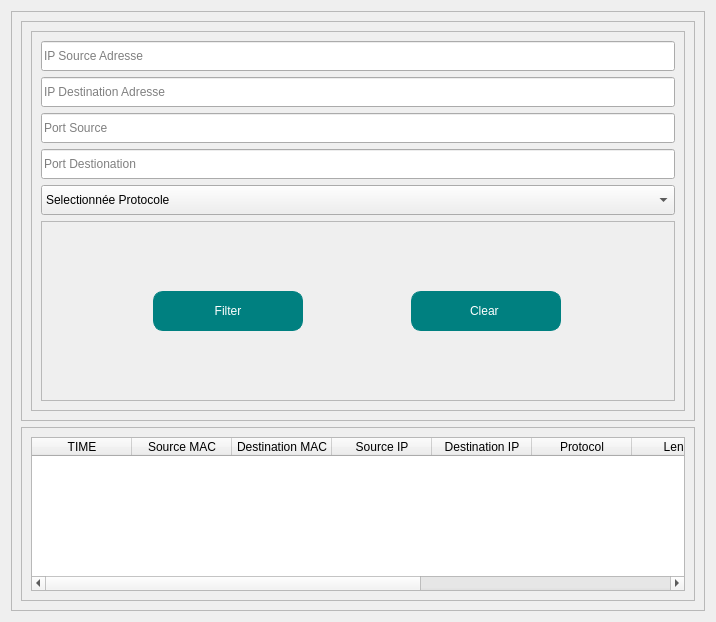
                              <widget class="QWidget" name="scrollAreaWidgetContents_2">
                               <property name="geometry">
                                <rect>
                                 <x>0</x>
                                 <y>0</y>
                                 <width>716</width>
                                 <height>622</height>
                                </rect>
                               </property>
                               <layout class="QVBoxLayout" name="verticalLayout_31">
                                <item>
                                 <widget class="QFrame" name="frame_30">
                                  <property name="minimumSize">
                                   <size>
                                    <width>0</width>
                                    <height>600</height>
                                   </size>
                                  </property>
                                  <property name="frameShape">
                                   <enum>QFrame::StyledPanel</enum>
                                  </property>
                                  <property name="frameShadow">
                                   <enum>QFrame::Raised</enum>
                                  </property>
                                  <layout class="QVBoxLayout" name="verticalLayout_35">
                                   <item>
                                    <widget class="QFrame" name="frame_31">
                                     <property name="minimumSize">
                                      <size>
                                       <width>0</width>
                                       <height>400</height>
                                      </size>
                                     </property>
                                     <property name="frameShape">
                                      <enum>QFrame::StyledPanel</enum>
                                     </property>
                                     <property name="frameShadow">
                                      <enum>QFrame::Raised</enum>
                                     </property>
                                     <layout class="QVBoxLayout" name="verticalLayout_36">
                                      <item>
                                       <widget class="QFrame" name="frame_33">
                                        <property name="minimumSize">
                                         <size>
                                          <width>0</width>
                                          <height>200</height>
                                         </size>
                                        </property>
                                        <property name="frameShape">
                                         <enum>QFrame::StyledPanel</enum>
                                        </property>
                                        <property name="frameShadow">
                                         <enum>QFrame::Raised</enum>
                                        </property>
                                        <layout class="QVBoxLayout" name="verticalLayout_37">
                                         <item>
                                          <widget class="QLineEdit" name="ip_src">
                                           <property name="minimumSize">
                                            <size>
                                             <width>150</width>
                                             <height>30</height>
                                            </size>
                                           </property>
                                           <property name="text">
                                            <string/>
                                           </property>
                                           <property name="placeholderText">
                                            <string>IP Source Adresse</string>
                                           </property>
                                          </widget>
                                         </item>
                                         <item>
                                          <widget class="QLineEdit" name="ip_dest">
                                           <property name="minimumSize">
                                            <size>
                                             <width>150</width>
                                             <height>30</height>
                                            </size>
                                           </property>
                                           <property name="placeholderText">
                                            <string>IP Destination Adresse</string>
                                           </property>
                                          </widget>
                                         </item>
                                         <item>
                                          <widget class="QLineEdit" name="port_src">
                                           <property name="minimumSize">
                                            <size>
                                             <width>150</width>
                                             <height>30</height>
                                            </size>
                                           </property>
                                           <property name="placeholderText">
                                            <string>Port Source</string>
                                           </property>
                                          </widget>
                                         </item>
                                         <item>
                                          <widget class="QLineEdit" name="port_dest">
                                           <property name="minimumSize">
                                            <size>
                                             <width>0</width>
                                             <height>30</height>
                                            </size>
                                           </property>
                                           <property name="placeholderText">
                                            <string>Port Destionation</string>
                                           </property>
                                          </widget>
                                         </item>
                                         <item>
                                          <widget class="QComboBox" name="protocol">
                                           <property name="minimumSize">
                                            <size>
                                             <width>0</width>
                                             <height>30</height>
                                            </size>
                                           </property>
                                           <item>
                                            <property name="text">
                                             <string>Selectionnée Protocole</string>
                                            </property>
                                           </item>
                                           <item>
                                            <property name="text">
                                             <string>UDP</string>
                                            </property>
                                           </item>
                                           <item>
                                            <property name="text">
                                             <string>TCP</string>
                                            </property>
                                           </item>
                                           <item>
                                            <property name="text">
                                             <string>ICMP</string>
                                            </property>
                                           </item>
                                           <item>
                                            <property name="text">
                                             <string>ARP</string>
                                            </property>
                                           </item>
                                           <item>
                                            <property name="text">
                                             <string>IPV4</string>
                                            </property>
                                           </item>
                                           <item>
                                            <property name="text">
                                             <string>IPV6</string>
                                            </property>
                                           </item>
                                          </widget>
                                         </item>
                                         <item>
                                          <widget class="QFrame" name="frame_12">
                                           <property name="frameShape">
                                            <enum>QFrame::StyledPanel</enum>
                                           </property>
                                           <property name="frameShadow">
                                            <enum>QFrame::Raised</enum>
                                           </property>
                                           <layout class="QHBoxLayout" name="horizontalLayout_23">
                                            <item>
                                             <widget class="QPushButton" name="start_filter">
                                              <property name="minimumSize">
                                               <size>
                                                <width>120</width>
                                                <height>40</height>
                                               </size>
                                              </property>
                                              <property name="maximumSize">
                                               <size>
                                                <width>150</width>
                                                <height>16777215</height>
                                               </size>
                                              </property>
                                              <property name="styleSheet">
                                               <string notr="true">border-radius:10px;
border: 1px solid #008080;
background-color: #008080;
color: #ffffff;</string>
                                              </property>
                                              <property name="text">
                                               <string>Filter</string>
                                              </property>
                                             </widget>
                                            </item>
                                            <item>
                                             <widget class="QPushButton" name="clear_filter_button">
                                              <property name="minimumSize">
                                               <size>
                                                <width>120</width>
                                                <height>40</height>
                                               </size>
                                              </property>
                                              <property name="maximumSize">
                                               <size>
                                                <width>150</width>
                                                <height>16777215</height>
                                               </size>
                                              </property>
                                              <property name="styleSheet">
                                               <string notr="true">border-radius:10px;
border: 1px solid #008080;
background-color: #008080;
color: #ffffff;</string>
                                              </property>
                                              <property name="text">
                                               <string>Clear </string>
                                              </property>
                                             </widget>
                                            </item>
                                           </layout>
                                          </widget>
                                         </item>
                                        </layout>
                                       </widget>
                                      </item>
                                     </layout>
                                    </widget>
                                   </item>
                                   <item>
                                    <widget class="QFrame" name="frame_34">
                                     <property name="frameShape">
                                      <enum>QFrame::StyledPanel</enum>
                                     </property>
                                     <property name="frameShadow">
                                      <enum>QFrame::Raised</enum>
                                     </property>
                                     <layout class="QVBoxLayout" name="verticalLayout_27">
                                      <item>
                                       <widget class="QTableWidget" name="tableWidget_2">
                                        <column>
                                         <property name="text">
                                          <string>TIME</string>
                                         </property>
                                        </column>
                                        <column>
                                         <property name="text">
                                          <string>Source MAC</string>
                                         </property>
                                        </column>
                                        <column>
                                         <property name="text">
                                          <string>Destination MAC</string>
                                         </property>
                                        </column>
                                        <column>
                                         <property name="text">
                                          <string>Source IP</string>
                                         </property>
                                        </column>
                                        <column>
                                         <property name="text">
                                          <string>Destination IP</string>
                                         </property>
                                        </column>
                                        <column>
                                         <property name="text">
                                          <string>Protocol</string>
                                         </property>
                                        </column>
                                        <column>
                                         <property name="text">
                                          <string>Length</string>
                                         </property>
                                        </column>
                                        <column>
                                         <property name="text">
                                          <string>Source Port</string>
                                         </property>
                                        </column>
                                        <column>
                                         <property name="text">
                                          <string>Destination Port</string>
                                         </property>
                                        </column>
                                        <column>
                                         <property name="text">
                                          <string>Packet Type </string>
                                         </property>
                                        </column>
                                       </widget>
                                      </item>
                                     </layout>
                                    </widget>
                                   </item>
                                  </layout>
                                 </widget>
                                </item>
                               </layout>
                              </widget>
